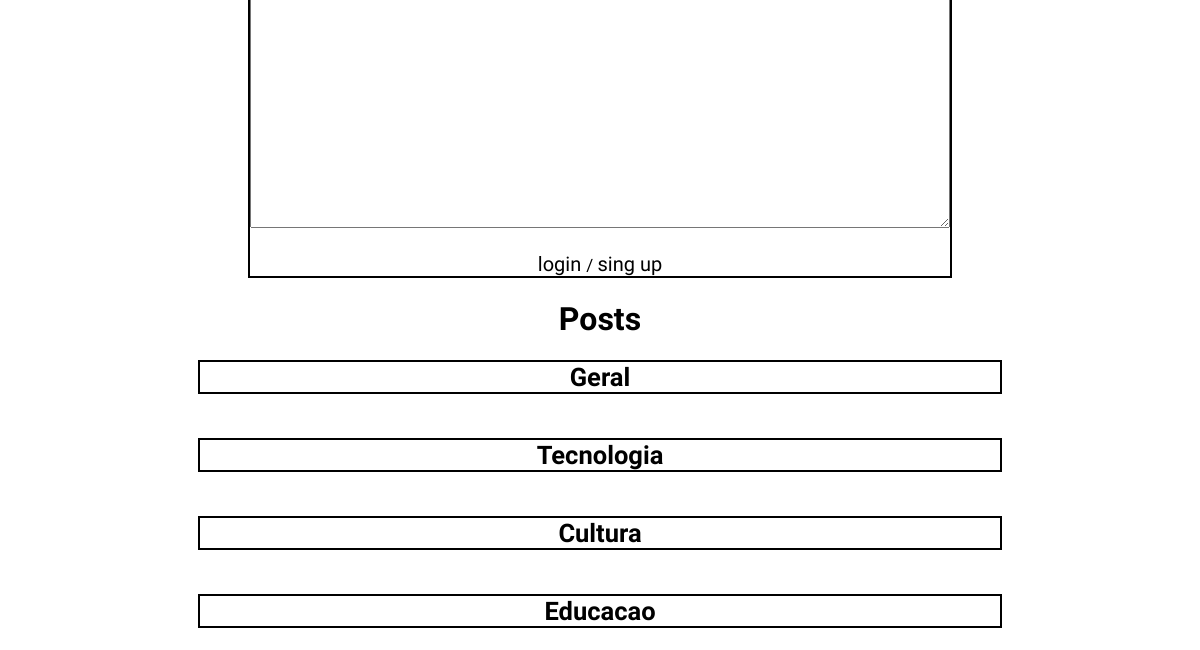
The app's page /blog (lower part), older data.
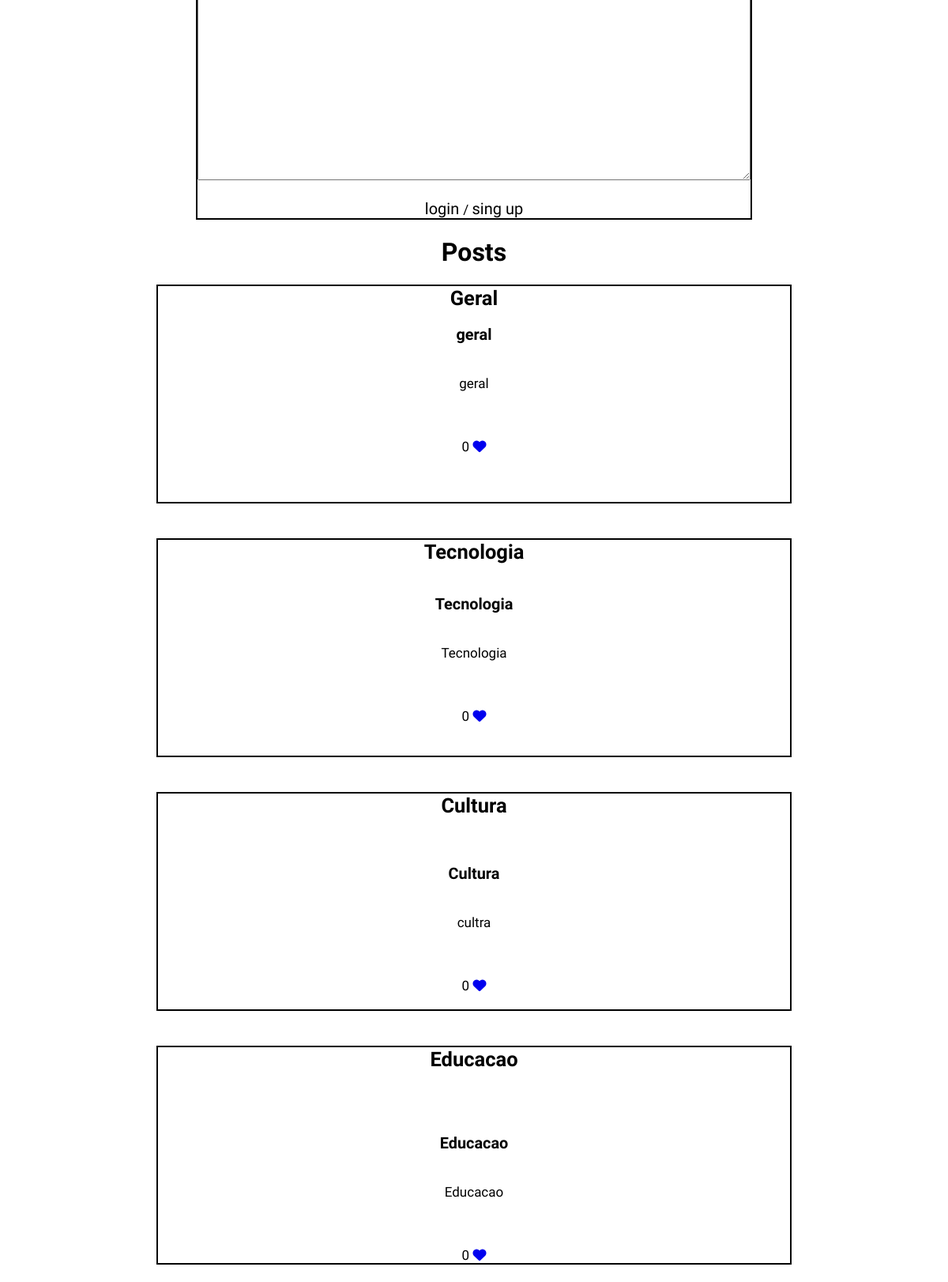
The same page, newer data.
### portfolio/models.py (models this page shows, shortened)
class Post(models.Model):
    subject_choice = [(1,'Geral'), (2,'Tecnologias'), (3,'Cultura'), (4, 'Edcucacao')]
    title = models.CharField(max_length=20)
    text = models.TextField(max_length=1000)
    subject = models.IntegerField(choices=subject_choice, default=1)
    comments = models.CharField(max_length=100)
    likes = models.IntegerField(default= 0)

### portfolio/views.py (the view)
# urls.py: path('blog', views.blog, name ='blog'),
def blog(request):
    form = PostForm(request.POST or None)
    if form.is_valid():
        form.save()
    context = {'posts': Post.objects.all(), 'form': form}
    return render(request, 'blog.html', context)

### portfolio/forms.py
class PostForm(ModelForm):
    class Meta:
        model = Post
        fields = '__all__'
        exclude = ['comments' , 'likes']
        labels = {
            'title' : 'Title',
            'text' : 'Text',
        }

### portfolio/templates/blog.html (shortened to what this page needs)
{% extends 'layout.html' %}
{% load static %}
{% block head %}
<link rel="stylesheet" href="{% static 'css/blog.css' %}">
{% endblock head %}
{% block main %}
<div class="inputText">
    <div>
        <form method="POST", action="">
            <br>
            <br>
            <div>
                <p>
                    Texto : <div class="texForm" >{{ form.text }}</div>
                </p>
            </div>
            <br>
            {% if request.user.is_authenticated %}
            <input class="hover-animation" type="submit" value="send">
            {% else %}
            <a href="{% url 'login' %}" style="font-size: 20px;   color: black; text-decoration: none;">
                login
            </a>
            <a>
                /
            </a>
            <a href="{% url 'sing_in' %}" style="font-size: 20px;   color: black; text-decoration: none;">
                sing up
            </a>
            {% endif %}
            <br>
        </form>
    </div>
</div>
<div class="input-text">
    <div>
        <h1 style="text-align: center;">
            Posts
        </h1>
<div class="inputText">
    <div class="barreira">
        <h2>
            Geral
        </h2>
        {% for post in posts %}
        <br>
        {%if post.subject == 1%}
        <h3>
        <p>{{post.title}}</p>
        </h3>
        <br>
        <br>
        <p>{{post.text}}</p>
        <br>
        <br>
        <br>
        <div class="barrira-child">
            <p>
                {{post.likes}}
                <a href="{% url 'likePost' post.id%}" role="button" class="btn btn-danger">
                    <i class="fa-solid fa-heart"></i>
                </a>
            </p>
        </div>
        {%endif%}
        {% endfor %}
    </div>
</div>
<div class="inputText">
    <div class="barreira">
        <h2>
            Tecnologia
        </h2>
        {% for post in posts %}
        <br>
        {%if post.subject == 2%}
        <h3>
        <p>{{post.title}}</p>
        </h3>
        <br>
        <br>
        <p>{{post.text}}</p>
        <br>
        <br>
        <br>
        <div class="barrira-child">
            <p>
                {{post.likes}}
                <a href="{% url 'likePost' post.id%}" role="button" class="btn btn-danger">
                    <i class="fa-solid fa-heart"></i>
                </a>
            </p>
        </div>
        {%endif%}
        {% endfor %}
    </div>
</div>
<div class="inputText">
    <div class="barreira">
        <h2>
            Cultura
        </h2>
        {% for post in posts %}
        <br>
        {%if post.subject == 3 %}
        <h3>
        <p>{{post.title}}</p>
        </h3>
        <br>
        <br>
        <p>{{post.text}}</p>
        <br>
        <br>
        <br>
        <div class="barrira-child">
            <p>
                {{post.likes}}
                <a href="{% url 'likePost' post.id%}" role="button" class="btn btn-danger">
                    <i class="fa-solid fa-heart"></i>
                </a>
            </p>
        </div>
        {%endif%}
        {% endfor %}
    </div>
</div>
<div class="inputText">
    <div class="barreira">
        <h2>
            Educacao
        </h2>
        {% for post in posts %}
        <br>
        {%if post.subject == 4 %}
        <h3>
        <p>{{post.title}}</p>
        </h3>
        <br>
        <br>
        <p>{{post.text}}</p>
        <br>
        <br>
        <br>
        <div class="barrira-child">
            <p>
                {{post.likes}}
                <a href="{% url 'likePost' post.id%}" role="button" class="btn btn-danger">
                    <i class="fa-solid fa-heart"></i>
                </a>
            </p>
        </div>
        {%endif%}
        {% endfor %}
    </div>
</div>
{% endblock main%}

### portfolio/templates/layout.html (shortened to what this page needs)
{% load static %}
<!DOCTYPE html>
<html lang="en">
    <head>
		{% block head %}
		{% endblock head%}
        <link rel="stylesheet" href="{% static 'css/styles.css' %}">
        <link rel="stylesheet" href="https://cdn.jsdelivr.net/npm/bootstrap-icons@1.3.0/font/bootstrap-icons.css" />
    </head>
    <body>
        <main>
            {% block main %}
            {% endblock main %}
        </main>
    </body>

### portfolio/static/css/blog.css (style rules this page uses)
* { font-family: 'Ubuntu', sans-serif; box-sizing: border-box; padding-left: 0; padding-right: 0; margin: 0; }
html { scroll-behavior: smooth; }
.inputText { flex-flow: row wrap; align-items: center; justify-content: space-around; color: black; width: 100%; height: 60%; background-color:white; text-align: center; display: flex; align-items: center; font-size: 17px; padding: 2%; }
.barreira { width: 800px; }
#id_text { width: 700px; height: 500px; }
.inputText > div { outline: 2px solid black; }

### portfolio/static/css/styles.css (style rules this page uses)
* { font-family: 'Ubuntu', sans-serif; box-sizing: border-box; padding-left: 0; padding-right: 0; margin: 0; }
html { scroll-behavior: smooth; }
.barreira { width: 800px; }

Row changes from the older to the newer data that the page shows:
added Post: title "geral", text "geral", likes "0", shown under "Geral"
added Post: title "Tecnologia", text "Tecnologia", likes "0"
added Post: title "Cultura", text "cultra", likes "0"
added Post: title "Educacao", text "Educacao", likes "0"
